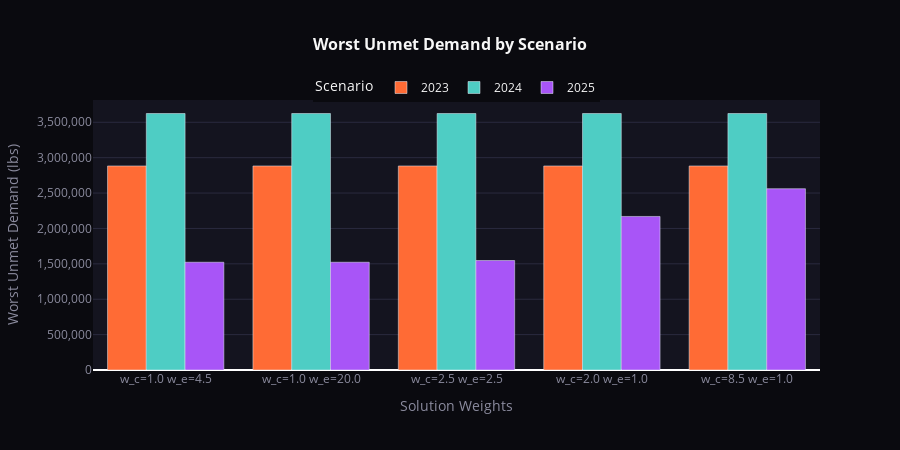

Source (notebook cell):
### Markdown cell above
---
## 2. Scenario Comparison: Worst Unmet Demand by Year

### Code cell
# Select a few representative solutions
df_sorted = pareto_df.sort_values('avg_equity_t')
selected_idx = [0, len(df_sorted)//4, len(df_sorted)//2, 3*len(df_sorted)//4, len(df_sorted)-1]
selected = df_sorted.iloc[selected_idx].reset_index(drop=True)

fig = go.Figure()

x_labels = [f"w_c={row.w_cost:.1f}\nw_e={row.w_eq:.1f}" for _, row in selected.iterrows()]

fig.add_trace(go.Bar(name='2023', x=x_labels, y=selected['t_2023'], marker_color=COLORS['scenario_2023']))
fig.add_trace(go.Bar(name='2024', x=x_labels, y=selected['t_2024'], marker_color=COLORS['scenario_2024']))
fig.add_trace(go.Bar(name='2025', x=x_labels, y=selected['t_2025'], marker_color=COLORS['scenario_2025']))

fig.update_layout(
    title=dict(text="<b>Worst Unmet Demand by Scenario</b>", x=0.5, font=dict(size=16, color=COLORS['text'])),
    xaxis=dict(title="Solution Weights", color=COLORS['text_muted']),
    yaxis=dict(title="Worst Unmet Demand (lbs)", tickformat=',', gridcolor=COLORS['grid'], color=COLORS['text_muted']),
    barmode='group',
    plot_bgcolor=COLORS['surface'],
    paper_bgcolor=COLORS['background'],
    font=dict(color=COLORS['text']),
    legend=dict(title='Scenario', orientation='h', y=1.1, x=0.5, xanchor='center'),
    height=450
)

fig.show()

### Figure 1 — Plotly figure (JSON) as saved in the notebook; plotly's stock layout.template omitted (floating-point values rounded to 4 significant figures)
{"data": [{"marker": {"color": "#ff6b35"}, "name": "2023", "type": "bar", "x": ["w_c=1.0\nw_e=4.5", "w_c=1.0\nw_e=20.0", "w_c=2.5\nw_e=2.5", "w_c=2.0\nw_e=1.0", "w_c=8.5\nw_e=1.0"], "y": [2883000.0, 2883000.0, 2883000.0, 2883000.0, 2883000.0]}, {"marker": {"color": "#4ecdc4"}, "name": "2024", "type": "bar", "x": ["w_c=1.0\nw_e=4.5", "w_c=1.0\nw_e=20.0", "w_c=2.5\nw_e=2.5", "w_c=2.0\nw_e=1.0", "w_c=8.5\nw_e=1.0"], "y": [3624000.0, 3624000.0, 3624000.0, 3624000.0, 3624000.0]}, {"marker": {"color": "#a855f7"}, "name": "2025", "type": "bar", "x": ["w_c=1.0\nw_e=4.5", "w_c=1.0\nw_e=20.0", "w_c=2.5\nw_e=2.5", "w_c=2.0\nw_e=1.0", "w_c=8.5\nw_e=1.0"], "y": [1523000.0, 1523000.0, 1547000.0, 2170000.0, 2562000.0]}], "layout": {"barmode": "group", "font": {"color": "#f7f7f7"}, "height": 450, "legend": {"orientation": "h", "title": {"text": "Scenario"}, "x": 0.5, "xanchor": "center", "y": 1.1}, "paper_bgcolor": "#0a0a0f", "plot_bgcolor": "#14141f", "title": {"font": {"color": "#f7f7f7", "size": 16}, "text": "<b>Worst Unmet Demand by Scenario</b>", "x": 0.5}, "xaxis": {"color": "#8b8b9e", "title": {"text": "Solution Weights"}}, "yaxis": {"color": "#8b8b9e", "gridcolor": "#2a2a3e", "tickformat": ",", "title": {"text": "Worst Unmet Demand (lbs)"}}}}
